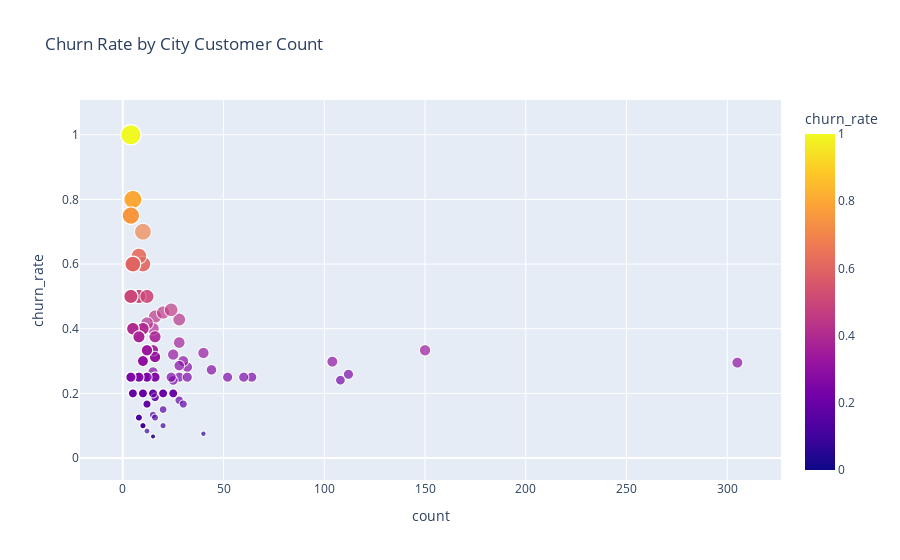

Notebook code cell kept with this figure:
### Code cell
fig = px.scatter(
    df_city_churn,
    x="count",
    y="churn_rate",
    size="churn_rate",
    labels="city",
    color="churn_rate",
    title="Churn Rate by City Customer Count",
)
fig.show()

### Figure 1 — Plotly figure (JSON) as saved in the notebook; plotly's stock layout.template omitted (floating-point values rounded to 4 significant figures; data arrays with more than 128 entries replaced by an {"elided": "..."} marker saying what was removed)
{"data": [{"hovertemplate": "count=%{x}<br>churn_rate=%{marker.color}<extra></extra>", "legendgroup": "", "marker": {"color": {"elided": "1129 float values"}, "coloraxis": "coloraxis", "size": {"elided": "1129 float values"}, "sizemode": "area", "sizeref": 0.0025, "symbol": "circle"}, "mode": "markers", "name": "", "showlegend": false, "type": "scattergl", "x": {"elided": "1129 int values"}, "xaxis": "x", "y": {"elided": "1129 float values"}, "yaxis": "y"}], "layout": {"coloraxis": {"colorbar": {"title": {"text": "churn_rate"}}, "colorscale": [[0, "#0d0887"], [0.1111, "#46039f"], [0.2222, "#7201a8"], [0.3333, "#9c179e"], [0.4444, "#bd3786"], [0.5556, "#d8576b"], [0.6667, "#ed7953"], [0.7778, "#fb9f3a"], [0.8889, "#fdca26"], [1, "#f0f921"]]}, "legend": {"itemsizing": "constant", "tracegroupgap": 0}, "title": {"text": "Churn Rate by City Customer Count"}, "xaxis": {"anchor": "y", "domain": [0, 1], "title": {"text": "count"}}, "yaxis": {"anchor": "x", "domain": [0, 1], "title": {"text": "churn_rate"}}}}
